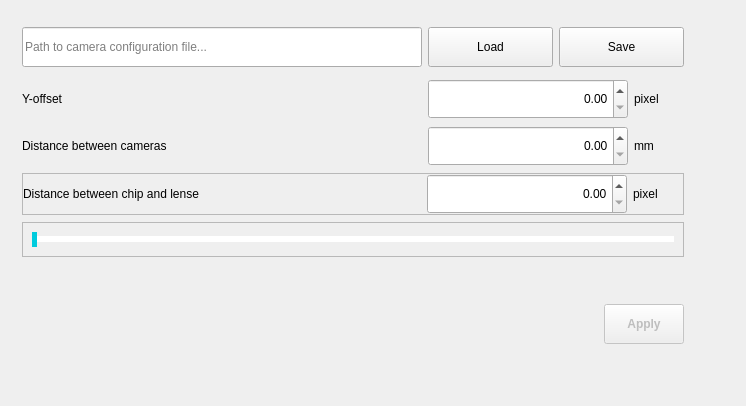
             <widget class="QWidget" name="tab_camera">
              <attribute name="icon">
               <iconset resource="ressources.qrc">
                <normaloff>:/icons/icons/camera.png</normaloff>:/icons/icons/camera.png</iconset>
              </attribute>
              <attribute name="title">
               <string>Camera</string>
              </attribute>
              <layout class="QGridLayout" name="gridLayout_3">
               <item row="0" column="0">
                <widget class="QFrame" name="frame_camera_options">
                 <property name="styleSheet">
                  <string notr="true"/>
                 </property>
                 <property name="frameShape">
                  <enum>QFrame::NoFrame</enum>
                 </property>
                 <property name="frameShadow">
                  <enum>QFrame::Raised</enum>
                 </property>
                 <layout class="QVBoxLayout" name="verticalLayout_6">
                  <property name="spacing">
                   <number>7</number>
                  </property>
                  <property name="leftMargin">
                   <number>11</number>
                  </property>
                  <property name="topMargin">
                   <number>11</number>
                  </property>
                  <property name="rightMargin">
                   <number>11</number>
                  </property>
                  <property name="bottomMargin">
                   <number>11</number>
                  </property>
                  <item>
                   <widget class="QFrame" name="frame_config">
                    <property name="enabled">
                     <bool>true</bool>
                    </property>
                    <property name="minimumSize">
                     <size>
                      <width>0</width>
                      <height>50</height>
                     </size>
                    </property>
                    <property name="maximumSize">
                     <size>
                      <width>16777215</width>
                      <height>60</height>
                     </size>
                    </property>
                    <property name="frameShape">
                     <enum>QFrame::NoFrame</enum>
                    </property>
                    <property name="frameShadow">
                     <enum>QFrame::Raised</enum>
                    </property>
                    <layout class="QHBoxLayout" name="horizontalLayout_11">
                     <property name="leftMargin">
                      <number>0</number>
                     </property>
                     <property name="topMargin">
                      <number>0</number>
                     </property>
                     <property name="rightMargin">
                      <number>0</number>
                     </property>
                     <property name="bottomMargin">
                      <number>0</number>
                     </property>
                     <item>
                      <widget class="QLineEdit" name="lineEdit_config_path">
                       <property name="sizePolicy">
                        <sizepolicy hsizetype="Expanding" vsizetype="Expanding">
                         <horstretch>0</horstretch>
                         <verstretch>0</verstretch>
                        </sizepolicy>
                       </property>
                       <property name="minimumSize">
                        <size>
                         <width>400</width>
                         <height>40</height>
                        </size>
                       </property>
                       <property name="maximumSize">
                        <size>
                         <width>16777215</width>
                         <height>40</height>
                        </size>
                       </property>
                       <property name="toolTip">
                        <string>Select a camera configuration file using the &quot;Load&quot; button on the right</string>
                       </property>
                       <property name="inputMask">
                        <string/>
                       </property>
                       <property name="text">
                        <string/>
                       </property>
                       <property name="readOnly">
                        <bool>true</bool>
                       </property>
                       <property name="placeholderText">
                        <string>Path to camera configuration file...</string>
                       </property>
                       <property name="cursorMoveStyle">
                        <enum>Qt::VisualMoveStyle</enum>
                       </property>
                      </widget>
                     </item>
                     <item>
                      <widget class="QPushButton" name="btn_load">
                       <property name="minimumSize">
                        <size>
                         <width>125</width>
                         <height>40</height>
                        </size>
                       </property>
                       <property name="maximumSize">
                        <size>
                         <width>16777215</width>
                         <height>40</height>
                        </size>
                       </property>
                       <property name="text">
                        <string>Load</string>
                       </property>
                      </widget>
                     </item>
                     <item>
                      <widget class="QPushButton" name="btn_save">
                       <property name="minimumSize">
                        <size>
                         <width>125</width>
                         <height>40</height>
                        </size>
                       </property>
                       <property name="maximumSize">
                        <size>
                         <width>16777215</width>
                         <height>40</height>
                        </size>
                       </property>
                       <property name="text">
                        <string>Save</string>
                       </property>
                      </widget>
                     </item>
                    </layout>
                   </widget>
                  </item>
                  <item>
                   <widget class="QFrame" name="frame_offset">
                    <property name="minimumSize">
                     <size>
                      <width>0</width>
                      <height>30</height>
                     </size>
                    </property>
                    <property name="maximumSize">
                     <size>
                      <width>16777215</width>
                      <height>60</height>
                     </size>
                    </property>
                    <property name="frameShape">
                     <enum>QFrame::NoFrame</enum>
                    </property>
                    <property name="frameShadow">
                     <enum>QFrame::Raised</enum>
                    </property>
                    <layout class="QHBoxLayout" name="horizontalLayout_12">
                     <property name="leftMargin">
                      <number>0</number>
                     </property>
                     <property name="topMargin">
                      <number>0</number>
                     </property>
                     <property name="rightMargin">
                      <number>0</number>
                     </property>
                     <property name="bottomMargin">
                      <number>0</number>
                     </property>
                     <item>
                      <widget class="QLabel" name="label_offset">
                       <property name="text">
                        <string>Y-offset</string>
                       </property>
                      </widget>
                     </item>
                     <item>
                      <spacer name="horizontalSpacer_22">
                       <property name="orientation">
                        <enum>Qt::Horizontal</enum>
                       </property>
                       <property name="sizeHint" stdset="0">
                        <size>
                         <width>40</width>
                         <height>20</height>
                        </size>
                       </property>
                      </spacer>
                     </item>
                     <item>
                      <widget class="QDoubleSpinBox" name="spinBox_offet">
                       <property name="sizePolicy">
                        <sizepolicy hsizetype="Minimum" vsizetype="Preferred">
                         <horstretch>0</horstretch>
                         <verstretch>0</verstretch>
                        </sizepolicy>
                       </property>
                       <property name="minimumSize">
                        <size>
                         <width>200</width>
                         <height>40</height>
                        </size>
                       </property>
                       <property name="maximumSize">
                        <size>
                         <width>16777215</width>
                         <height>40</height>
                        </size>
                       </property>
                       <property name="alignment">
                        <set>Qt::AlignRight|Qt::AlignTrailing|Qt::AlignVCenter</set>
                       </property>
                       <property name="prefix">
                        <string/>
                       </property>
                       <property name="maximum">
                        <double>9999.989999999999782</double>
                       </property>
                      </widget>
                     </item>
                     <item>
                      <widget class="QLabel" name="label_unit_offset">
                       <property name="sizePolicy">
                        <sizepolicy hsizetype="Minimum" vsizetype="Preferred">
                         <horstretch>0</horstretch>
                         <verstretch>0</verstretch>
                        </sizepolicy>
                       </property>
                       <property name="minimumSize">
                        <size>
                         <width>50</width>
                         <height>0</height>
                        </size>
                       </property>
                       <property name="maximumSize">
                        <size>
                         <width>50</width>
                         <height>16777215</height>
                        </size>
                       </property>
                       <property name="text">
                        <string>pixel</string>
                       </property>
                      </widget>
                     </item>
                    </layout>
                   </widget>
                  </item>
                  <item>
                   <widget class="QFrame" name="frame_distance_cameras">
                    <property name="minimumSize">
                     <size>
                      <width>0</width>
                      <height>30</height>
                     </size>
                    </property>
                    <property name="maximumSize">
                     <size>
                      <width>16777215</width>
                      <height>60</height>
                     </size>
                    </property>
                    <property name="frameShape">
                     <enum>QFrame::NoFrame</enum>
                    </property>
                    <property name="frameShadow">
                     <enum>QFrame::Raised</enum>
                    </property>
                    <layout class="QHBoxLayout" name="horizontalLayout_13">
                     <property name="leftMargin">
                      <number>0</number>
                     </property>
                     <property name="topMargin">
                      <number>0</number>
                     </property>
                     <property name="rightMargin">
                      <number>0</number>
                     </property>
                     <property name="bottomMargin">
                      <number>0</number>
                     </property>
                     <item>
                      <widget class="QLabel" name="label_distance_cameras">
                       <property name="text">
                        <string>Distance between cameras</string>
                       </property>
                      </widget>
                     </item>
                     <item>
                      <spacer name="horizontalSpacer_23">
                       <property name="orientation">
                        <enum>Qt::Horizontal</enum>
                       </property>
                       <property name="sizeHint" stdset="0">
                        <size>
                         <width>40</width>
                         <height>20</height>
                        </size>
                       </property>
                      </spacer>
                     </item>
                     <item>
                      <widget class="QDoubleSpinBox" name="doubleSpinBox_2">
                       <property name="sizePolicy">
                        <sizepolicy hsizetype="Minimum" vsizetype="Preferred">
                         <horstretch>0</horstretch>
                         <verstretch>0</verstretch>
                        </sizepolicy>
                       </property>
                       <property name="minimumSize">
                        <size>
                         <width>200</width>
                         <height>40</height>
                        </size>
                       </property>
                       <property name="maximumSize">
                        <size>
                         <width>16777215</width>
                         <height>40</height>
                        </size>
                       </property>
                       <property name="alignment">
                        <set>Qt::AlignRight|Qt::AlignTrailing|Qt::AlignVCenter</set>
                       </property>
                       <property name="prefix">
                        <string/>
                       </property>
                       <property name="maximum">
                        <double>9999.989999999999782</double>
                       </property>
                      </widget>
                     </item>
                     <item>
                      <widget class="QLabel" name="label_unit_ditance_cameras">
                       <property name="minimumSize">
                        <size>
                         <width>50</width>
                         <height>0</height>
                        </size>
                       </property>
                       <property name="maximumSize">
                        <size>
                         <width>50</width>
                         <height>16777215</height>
                        </size>
                       </property>
                       <property name="text">
                        <string>mm</string>
                       </property>
                      </widget>
                     </item>
                    </layout>
                   </widget>
                  </item>
                  <item>
                   <widget class="QFrame" name="frame_distance_chip_lense">
                    <property name="minimumSize">
                     <size>
                      <width>0</width>
                      <height>30</height>
                     </size>
                    </property>
                    <property name="maximumSize">
                     <size>
                      <width>16777215</width>
                      <height>60</height>
                     </size>
                    </property>
                    <property name="frameShape">
                     <enum>QFrame::StyledPanel</enum>
                    </property>
                    <property name="frameShadow">
                     <enum>QFrame::Raised</enum>
                    </property>
                    <layout class="QHBoxLayout" name="horizontalLayout_14">
                     <property name="leftMargin">
                      <number>0</number>
                     </property>
                     <property name="topMargin">
                      <number>0</number>
                     </property>
                     <property name="rightMargin">
                      <number>0</number>
                     </property>
                     <property name="bottomMargin">
                      <number>0</number>
                     </property>
                     <item>
                      <widget class="QLabel" name="label_distance_chip_lense">
                       <property name="text">
                        <string>Distance between chip and lense</string>
                       </property>
                      </widget>
                     </item>
                     <item>
                      <spacer name="horizontalSpacer_24">
                       <property name="orientation">
                        <enum>Qt::Horizontal</enum>
                       </property>
                       <property name="sizeHint" stdset="0">
                        <size>
                         <width>40</width>
                         <height>20</height>
                        </size>
                       </property>
                      </spacer>
                     </item>
                     <item>
                      <widget class="QDoubleSpinBox" name="spinBox_distance_chip_lense">
                       <property name="sizePolicy">
                        <sizepolicy hsizetype="Minimum" vsizetype="Preferred">
                         <horstretch>0</horstretch>
                         <verstretch>0</verstretch>
                        </sizepolicy>
                       </property>
                       <property name="minimumSize">
                        <size>
                         <width>200</width>
                         <height>40</height>
                        </size>
                       </property>
                       <property name="maximumSize">
                        <size>
                         <width>16777215</width>
                         <height>40</height>
                        </size>
                       </property>
                       <property name="alignment">
                        <set>Qt::AlignRight|Qt::AlignTrailing|Qt::AlignVCenter</set>
                       </property>
                       <property name="prefix">
                        <string/>
                       </property>
                       <property name="maximum">
                        <double>99999.990000000005239</double>
                       </property>
                      </widget>
                     </item>
                     <item>
                      <widget class="QLabel" name="label_unit_chip_lense">
                       <property name="sizePolicy">
                        <sizepolicy hsizetype="Expanding" vsizetype="Preferred">
                         <horstretch>0</horstretch>
                         <verstretch>0</verstretch>
                        </sizepolicy>
                       </property>
                       <property name="minimumSize">
                        <size>
                         <width>50</width>
                         <height>0</height>
                        </size>
                       </property>
                       <property name="maximumSize">
                        <size>
                         <width>50</width>
                         <height>16777215</height>
                        </size>
                       </property>
                       <property name="text">
                        <string>pixel</string>
                       </property>
                      </widget>
                     </item>
                    </layout>
                   </widget>
                  </item>
                  <item>
                   <widget class="QFrame" name="frame">
                    <property name="frameShape">
                     <enum>QFrame::StyledPanel</enum>
                    </property>
                    <property name="frameShadow">
                     <enum>QFrame::Raised</enum>
                    </property>
                    <layout class="QHBoxLayout" name="horizontalLayout_25">
                     <item>
                      <widget class="QSlider" name="horizontalSlider">
                       <property name="styleSheet">
                        <string notr="true">QSlider::groove:horizontal {
    height: 4px; /* the groove expands to the size of the slider by default. by giving it a height, it has a fixed size */
    background: white; /* qlineargradient(x1:0, y1:0, x2:0, y2:1, stop:0 #B1B1B1, stop:1 #c4c4c4); rgb(150, 150, 150);*/
    margin: 1px 0;
}

QSlider::handle:horizontal {
    width: 5px;
    margin: -10px 0; /* handle is placed by default on the contents rect of the groove. Expand outside the groove */ 
    background: rgb(0, 203, 221);
	border-radius: 3px;
	border:none;
}

QSlider::handle:horizontal:hover{
	background: rgb(0, 160, 174);
}

QSlider::handle:horizontal:pressed{
	background:rgb(0,100,108);
}

QSlider::add-page:horizontal {
    background: white;
}

QSlider::sub-page:horizontal {
    background: rgb(0, 203, 221);
}</string>
                       </property>
                       <property name="maximum">
                        <number>100</number>
                       </property>
                       <property name="orientation">
                        <enum>Qt::Horizontal</enum>
                       </property>
                      </widget>
                     </item>
                    </layout>
                   </widget>
                  </item>
                  <item>
                   <spacer name="verticalSpacer_10">
                    <property name="orientation">
                     <enum>Qt::Vertical</enum>
                    </property>
                    <property name="sizeHint" stdset="0">
                     <size>
                      <width>20</width>
                      <height>40</height>
                     </size>
                    </property>
                   </spacer>
                  </item>
                  <item>
                   <widget class="QFrame" name="frame_apply">
                    <property name="minimumSize">
                     <size>
                      <width>0</width>
                      <height>30</height>
                     </size>
                    </property>
                    <property name="maximumSize">
                     <size>
                      <width>16777215</width>
                      <height>60</height>
                     </size>
                    </property>
                    <property name="frameShape">
                     <enum>QFrame::NoFrame</enum>
                    </property>
                    <property name="frameShadow">
                     <enum>QFrame::Raised</enum>
                    </property>
                    <layout class="QHBoxLayout" name="horizontalLayout_16">
                     <property name="leftMargin">
                      <number>0</number>
                     </property>
                     <property name="topMargin">
                      <number>0</number>
                     </property>
                     <property name="rightMargin">
                      <number>0</number>
                     </property>
                     <property name="bottomMargin">
                      <number>0</number>
                     </property>
                     <item>
                      <spacer name="horizontalSpacer_10">
                       <property name="orientation">
                        <enum>Qt::Horizontal</enum>
                       </property>
                       <property name="sizeHint" stdset="0">
                        <size>
                         <width>40</width>
                         <height>20</height>
                        </size>
                       </property>
                      </spacer>
                     </item>
                     <item>
                      <widget class="QPushButton" name="btn_apply_camera">
                       <property name="enabled">
                        <bool>false</bool>
                       </property>
                       <property name="minimumSize">
                        <size>
                         <width>70</width>
                         <height>40</height>
                        </size>
                       </property>
                       <property name="styleSheet">
                        <string notr="true">font:bold;</string>
                       </property>
                       <property name="text">
                        <string>Apply</string>
                       </property>
                      </widget>
                     </item>
                    </layout>
                   </widget>
                  </item>
                 </layout>
                </widget>
               </item>
               <item row="0" column="1">
                <spacer name="horizontalSpacer_17">
                 <property name="orientation">
                  <enum>Qt::Horizontal</enum>
                 </property>
                 <property name="sizeHint" stdset="0">
                  <size>
                   <width>40</width>
                   <height>20</height>
                  </size>
                 </property>
                </spacer>
               </item>
               <item row="1" column="0">
                <spacer name="verticalSpacer_5">
                 <property name="orientation">
                  <enum>Qt::Vertical</enum>
                 </property>
                 <property name="sizeHint" stdset="0">
                  <size>
                   <width>20</width>
                   <height>40</height>
                  </size>
                 </property>
                </spacer>
               </item>
              </layout>
             </widget>
